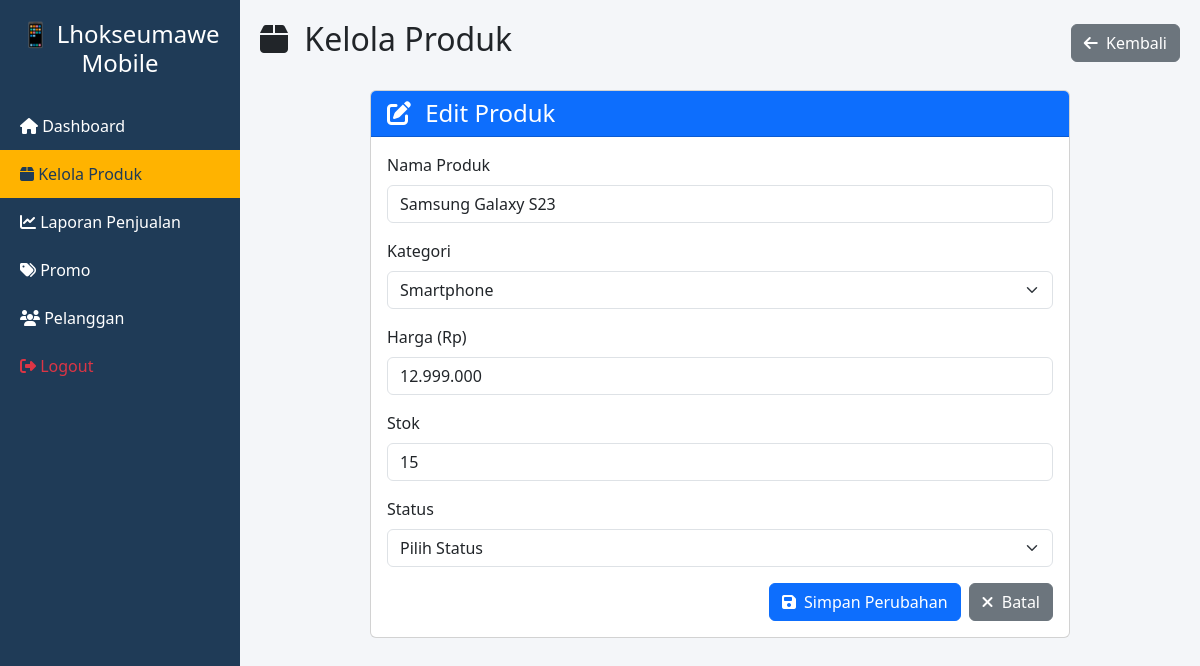
The page /kelolaproduk.php?edit=1 on the database its author committed.
### tables this page shows
CREATE TABLE `produk` (
  `id_produk` int(11) NOT NULL,
  `nama_produk` varchar(255) NOT NULL,
  `kategori` enum('smartphone','aksesoris','sparepart') NOT NULL,
  `harga` int(11) NOT NULL,
  `stok` int(11) NOT NULL DEFAULT 0,
  `status` enum('tersedia','hampir_habis','habis') DEFAULT 'tersedia',
  `created_at` timestamp NOT NULL DEFAULT current_timestamp()
);

### kelolaproduk.php (the view, shortened to what this page needs)
<?php
require_once 'koneksi.php';
$editMode = false;
$editData = null;
if (isset($_GET['edit'])) {
    $id = intval($_GET['edit']);
    if ($id > 0) {
        $stmt = $conn->prepare("SELECT * FROM produk WHERE id_produk = ?");
        $stmt->bind_param("i", $id);
        $stmt->execute();
        $result = $stmt->get_result();
        if ($result->num_rows > 0) {
            $editMode = true;
            $editData = $result->fetch_assoc();
        } else {
            $_SESSION['error'] = "Produk tidak ditemukan";
            header("Location: kelolaproduk.php");
            exit;
        }
    }
}
$search = isset($_GET['search']) ? $conn->real_escape_string($_GET['search']) : '';
$kategori_filter = isset($_GET['kategori']) ? $_GET['kategori'] : '';
$status_filter = isset($_GET['status']) ? $_GET['status'] : '';
$query = "SELECT * FROM produk WHERE 1=1";
$query .= " ORDER BY id_produk DESC";
$stmt = $conn->prepare($query);
$stmt->execute();
$result = $stmt->get_result();
$produk = [];
while ($row = $result->fetch_assoc()) {
    $produk[] = $row;
}
?>
<!DOCTYPE html>
<html lang="id">
<head>
    <link href="https://cdn.jsdelivr.net/npm/bootstrap@5.3.2/dist/css/bootstrap.min.css" rel="stylesheet" />
    <link rel="stylesheet" href="https://cdnjs.cloudflare.com/ajax/libs/font-awesome/6.5.1/css/all.min.css" />
</head>
<body>
<div class="sidebar">
    <h4 class="text-center mb-4">📱 Lhokseumawe Mobile</h4>
    <a href="owner.php"><i class="fas fa-home"></i> Dashboard</a>
    <a href="kelolaproduk.php" class="active"><i class="fas fa-box"></i> Kelola Produk</a>
    <a href="laporanpenjualan.php"><i class="fas fa-chart-line"></i> Laporan Penjualan</a>
    <a href="promo.php"><i class="fas fa-tags"></i> Promo</a>
    <a href="pelanggan.php"><i class="fas fa-users"></i> Pelanggan</a>
    <a href="logout.php" class="text-danger"><i class="fa-solid fa-right-from-bracket"></i> Logout</a>
</div>
<div class="content">
    <div class="d-flex justify-content-between align-items-center mb-4">
        <h2><i class="fas fa-box me-2"></i> Kelola Produk</h2>
        <?php if ($editMode): ?>
            <a href="kelolaproduk.php" class="btn btn-secondary">
                <i class="fas fa-arrow-left me-1"></i> Kembali
            </a>
        <?php else: ?>
            <button class="btn btn-primary" data-bs-toggle="modal" data-bs-target="#produkModal">
                <i class="fas fa-plus me-1"></i> Tambah Produk
            </button>
        <?php endif; ?>
    </div>
    <?php if (!$editMode): ?>
        <div class="card mb-4">
            <div class="card-body">
                <form method="GET" action="">
                    <div class="row g-3">
                        <div class="col-md-4">
                            <input type="text" name="search" class="form-control" placeholder="Cari produk..." value="<?= htmlspecialchars($search) ?>">
                        </div>
                        <div class="col-md-3">
                            <select name="kategori" class="form-select">
                                <option value="">Semua Kategori</option>
                                <option value="smartphone" <?= $kategori_filter == 'smartphone' ? 'selected' : '' ?>>Smartphone</option>
                                <option value="aksesoris" <?= $kategori_filter == 'aksesoris' ? 'selected' : '' ?>>Aksesoris</option>
                                <option value="sparepart" <?= $kategori_filter == 'sparepart' ? 'selected' : '' ?>>Sparepart</option>
                            </select>
                        </div>
                        <div class="col-md-3">
                            <select name="status" class="form-select">
                                <option value="">Semua Status</option>
                                <option value="tersedia" <?= $status_filter == 'tersedia' ? 'selected' : '' ?>>Tersedia</option>
                                <option value="hampir_habis" <?= $status_filter == 'hampir_habis' ? 'selected' : '' ?>>Hampir Habis</option>
                                <option value="habis" <?= $status_filter == 'habis' ? 'selected' : '' ?>>Habis</option>
                            </select>
                        </div>
                        <div class="col-md-2">
                            <button type="submit" class="btn btn-primary w-100">
                                <i class="fas fa-filter me-1"></i> Filter
                            </button>
                        </div>
                    </div>
                </form>
            </div>
        </div>
        <div class="card">
            <div class="card-body table-responsive">
                <table class="table table-hover align-middle">
                    <thead class="table-dark">
                        <tr>
                            <th>#</th>
                            <th>Nama Produk</th>
                            <th>Kategori</th>
                            <th>Harga</th>
                            <th>Stok</th>
                            <th>Status</th>
                            <th>Aksi</th>
                        </tr>
                    </thead>
                    <tbody>
                        <?php if (empty($produk)): ?>
                            <tr>
                                <td colspan="7" class="text-center py-4">Tidak ada data produk</td>
                            </tr>
                        <?php else: ?>
                            <?php foreach ($produk as $index => $item): ?>
                                <?php
                                    if ($item['stok'] > 10) {
                                        $status_class = 'bg-success';
                                        $status_text = 'Tersedia';
                                    } elseif ($item['stok'] > 0) {
                                        $status_class = 'bg-warning text-dark';
                                        $status_text = 'Hampir Habis';
                                    } else {
                                        $status_class = 'bg-danger';
                                        $status_text = 'Habis';
                                    }
                                ?>
                                <tr>
                                    <td><?= $index + 1 ?></td>
                                    <td><?= htmlspecialchars($item['nama_produk']) ?></td>
                                    <td><?= ucfirst($item['kategori']) ?></td>
                                    <td>Rp <?= number_format($item['harga'], 0, ',', '.') ?></td>
                                    <td><?= $item['stok'] ?></td>
                                    <td><span class="badge <?= $status_class ?>"><?= $status_text ?></span></td>
                                    <td>
                                        <a href="kelolaproduk.php?edit=<?= $item['id_produk'] ?>" class="btn btn-sm btn-primary" title="Edit">
                                            <i class="fas fa-edit"></i>
                                        </a>
                                        <a href="kelolaproduk.php?hapus=<?= $item['id_produk'] ?>" class="btn btn-sm btn-danger" onclick="return confirm('Yakin ingin menghapus produk ini?')" title="Hapus">
                                            <i class="fas fa-trash"></i>
                                        </a>
                                    </td>
                                </tr>
                            <?php endforeach; ?>
                        <?php endif; ?>
                    </tbody>
                </table>
            </div>
        </div>
    <?php else: ?>
        <div class="card form-container">
            <div class="card-header bg-primary text-white">
                <h4 class="mb-0"><i class="fas fa-edit me-2"></i> Edit Produk</h4>
            </div>
            <div class="card-body">
                <form method="POST" action="">
                    <div class="mb-3">
                        <label for="nama" class="form-label">Nama Produk</label>
                        <input type="text" class="form-control" id="nama" name="nama" value="<?= htmlspecialchars($editData['nama_produk']) ?>" required>
                    </div>
                    <div class="mb-3">
                        <label for="kategori" class="form-label">Kategori</label>
                        <select class="form-select" id="kategori" name="kategori" required>
                            <option value="smartphone" <?= $editData['kategori'] == 'smartphone' ? 'selected' : '' ?>>Smartphone</option>
                        </select>
                    </div>
                    <div class="mb-3">
                        <label for="harga" class="form-label">Harga (Rp)</label>
                        <input type="text" class="form-control" id="harga" name="harga" value="<?= number_format($editData['harga'], 0, ',', '.') ?>" required>
                    </div>
                    <div class="mb-3">
                        <label for="stok" class="form-label">Stok</label>
                        <input type="number" class="form-control" id="stok" name="stok" value="<?= $editData['stok'] ?>" min="0" required>
                    </div>
                    <div class="mb-3">
                        <label for="status" class="form-label">Status</label>
                        <select class="form-select" id="status" name="status" required>
                            <option value="">Pilih Status</option>
                        </select>
                    </div>
                    <div class="d-grid gap-2 d-md-flex justify-content-md-end">
                        <button type="submit" name="simpan" class="btn btn-primary">
                            <i class="fas fa-save me-1"></i> Simpan Perubahan
                        </button>
                        <a href="kelolaproduk.php" class="btn btn-secondary">
                            <i class="fas fa-times me-1"></i> Batal
                        </a>
                    </div>
                </form>
            </div>
        </div>
    <?php endif; ?>
</div>
</body>
</html>

### kelolaproduk.php (style rules this page uses)
:root { --primary: #1f3b57; --secondary: #ffb300; --light: #f4f6f9; }
body { background-color: var(--light); font-family: 'Segoe UI', sans-serif; }
.sidebar { height: 100vh; background-color: var(--primary); color: white; position: fixed; width: 240px; padding-top: 20px; }
.sidebar a { color: white; display: block; padding: 12px 20px; text-decoration: none; transition: 0.3s; }
.sidebar .active { background-color: var(--secondary); color: var(--primary); }
.content { margin-left: 240px; padding: 20px; }
.form-container { max-width: 700px; margin: 0 auto; }

### rows shown on the page
produk: nama "Samsung Galaxy S23", kategori "Smartphone", harga "12.999.000", stok "15"
